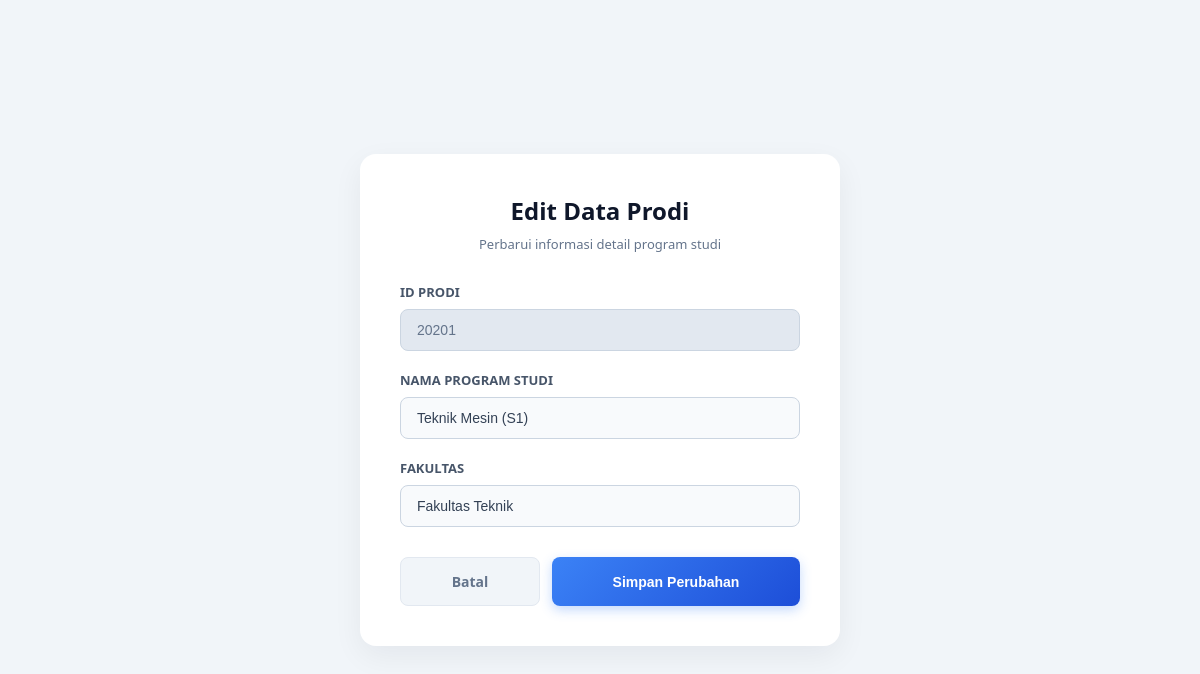
Page /Prodi/tambah.php?id=20201 on the committed database.
### tables this page shows
CREATE TABLE `prodi` (
  `Id_Prodi` varchar(15) NOT NULL,
  `Nama_Prodi` varchar(30) NOT NULL,
  `Fakultas` varchar(50) NOT NULL
);

### Prodi/tambah.php (the view, shortened to what this page needs)
<?php
include '../koneksi.php';
$is_edit = false;
$id_prodi = "";
$nama_prodi = "";
$fakultas = "";
if (isset($_GET['id'])) {
    $is_edit = true;
    $id_get = mysqli_real_escape_string($koneksi, $_GET['id']);
    $result = mysqli_query($koneksi, "SELECT * FROM prodi WHERE Id_Prodi = '$id_get'");
    if ($row = mysqli_fetch_assoc($result)) {
        $id_prodi   = $row['Id_Prodi'];
        $nama_prodi = $row['Nama_Prodi'];
        $fakultas   = $row['Fakultas'];
    }
}
?>
<!DOCTYPE html>
<html lang="id">
    <head>
    </head>
    <body>
        <div class="form-container">
            <h2><?= $is_edit ? 'Edit Data' : 'Tambah'; ?> Prodi</h2>
            <div class="subtitle"><?= $is_edit ? 'Perbarui informasi detail program studi' : 'Masukkan detail program studi baru secara lengkap'; ?></div>
            <form action="proses_tambah.php" method="POST">
                <div class="form-group">
                    <label for="id_prodi">ID Prodi</label>
                    <input type="number" id="id_prodi" name="id_prodi" class="form-control"
                            placeholder="Contoh: 101" required autocomplete="off"
                            value="<?= $id_prodi; ?>" <?= $is_edit ? 'readonly style="background-color: #e2e8f0; color: #64748b;"' : ''; ?>>
                </div>
                <div class="form-group">
                    <label for="nama_prodi">Nama Program Studi</label>
                    <input type="text" id="nama_prodi" name="nama_prodi" class="form-control"
                            placeholder="Contoh: Teknik Informatika" required autocomplete="off"
                            value="<?= $nama_prodi; ?>">
                </div>
                <div class="form-group">
                    <label for="fakultas">Fakultas</label>
                    <input type="text" id="fakultas" name="fakultas" class="form-control"
                            placeholder="Contoh: Fakultas Teknik" required autocomplete="off"
                            value="<?= $fakultas; ?>">
                </div>
                <div class="action-group">
                    <a href="index.php" class="btn-cancel">Batal</a>
                    <?php if ($is_edit) { ?>
                        <button type="submit" name="update" class="btn-submit">Simpan Perubahan</button>
                    <?php } else { ?>
                        <button type="submit" name="simpan" class="btn-submit">Simpan Data</button>
                    <?php } ?>
                </div>
            </form>
        </div>
    </body>
</html>

### Prodi/tambah.php (style rules this page uses)
body { background-color: #f1f5f9; font-family: 'Segoe UI', -apple-system, BlinkMacSystemFont, Roboto, sans-serif; margin: 0; padding: 0; display: flex; justify-content: center; align-items: center; min-height: 100vh; color: #1e293b; }
.form-container { background-color: #ffffff; padding: 40px; border-radius: 16px; box-shadow: 0 10px 30px rgba(15, 23, 42, 0.06); width: 100%; max-width: 480px; box-sizing: border-box; }
.form-container h2 { margin: 0 0 8px 0; font-size: 24px; font-weight: 700; color: #0f172a; text-align: center; }
.form-container .subtitle { font-size: 13px; color: #64748b; text-align: center; margin-bottom: 30px; }
.form-group { margin-bottom: 20px; }
.form-group label { display: block; margin-bottom: 8px; font-size: 13px; font-weight: 600; color: #475569; text-transform: uppercase; l etter-spacing: 0.5px; }
.form-control { width: 100%; padding: 12px 16px; border: 1px solid #cbd5e1; border-radius: 8px; font-size: 14px; color: #334155; box-sizing: border-box; background-color: #f8fafc; transition: all 0.3s ease; }
.action-group { display: flex; gap: 12px; margin-top: 30px; }
.btn-submit { flex: 2; background: linear-gradient(135deg, #3b82f6 0%, #1d4ed8 100%); color: #ffffff; border: none; padding: 14px; border-radius: 8px; font-size: 14px; font-weight: 700; cursor: pointer; transition: all 0.3s ease; box-shadow: 0 4px 12px rgba(59, 130, 246, 0.3); }
.btn-cancel { flex: 1; text-decoration: none; background-color: #f1f5f9; color: #64748b; border: 1px solid #e2e8f0; padding: 14px; border-radius: 8px; font-size: 14px; font-weight: 600; text-align: center; transition: all 0.2s ease; }

### rows in the picture
prodi: id_prodi "20201", nama_prodi "Teknik Mesin (S1)", fakultas "Fakultas Teknik"
